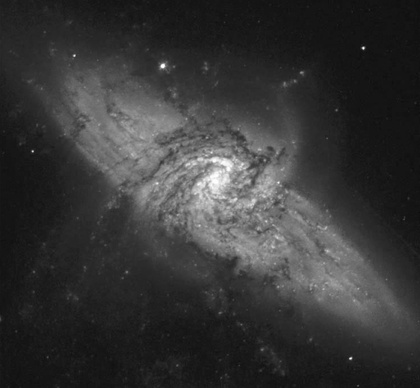
%> input picture Matlab/NoiseReductionAveraging/a.jpg, 420 x 388 px, shrunk from 741 x 685 before the run
$ octave --eval "image_noise_averaging;"   (GNU Octave 9; MATLAB toolbox functions it lacks are replaced by stand-ins)
%> lines starting %> are read from the running program, lines starting %| are printed output that depends on the picture
function image_noise_averaging
    close all
    clear all
    clc;

    %% Inputs
    inputImage = imread('a.jpg');
%> inputImage is the input picture: size 388x420 uint8; min 12, max 255, mean 54.3
    [rows, cols] = size(inputImage);
%> rows = 388; cols = 420

    prompt = {'Enter Noise Mean:', 'Enter Noise Variance:', 'Enter Number Of Averaging:'};
    dlg_title = 'Enter Parameters';
    num_lines = 1;
    def = {'0', '0.01', '50'};
    answer = inputdlg(prompt, dlg_title, num_lines, def);
%> the answer given: 0, 0.01, 50
    noiseMean = str2double(answer{1});
    noiseVariance = str2double(answer{2});
    numOfAveraging = str2double(answer{3});

    %% Adding Gaussian Noise and Averaging
    noisyImages = addGaussianNoise(inputImage, noiseMean, noiseVariance, numOfAveraging, rows, cols);
    averagedImage = averageImages(noisyImages, numOfAveraging, rows, cols);

    %% Plotting
    plotResults(inputImage, noisyImages, averagedImage, noiseMean, noiseVariance, numOfAveraging);
end

function noisyImages = addGaussianNoise(inputImage, noiseMean, noiseVariance, numOfAveraging, rows, cols)
%> called with noiseMean = 0, noiseVariance = 0.01, numOfAveraging = 50, rows = 388, cols = 420
    noisyImages = zeros(rows, cols, numOfAveraging);
    for i = 1:numOfAveraging
        noisyImages(:, :, i) = imnoise(inputImage, 'gaussian', noiseMean, noiseVariance);
    end
end

function averagedImage = averageImages(noisyImages, numOfAveraging, rows, cols)
%> called with numOfAveraging = 50, rows = 388, cols = 420
    summedImage = zeros(rows, cols);
    for i = 1:numOfAveraging
        summedImage = summedImage + noisyImages(:, :, i);
    end
%> this loop made 50 passes
%> pass 1, in averageImages, `summedImage = summedImage + noisyImages(:, :, i);`:
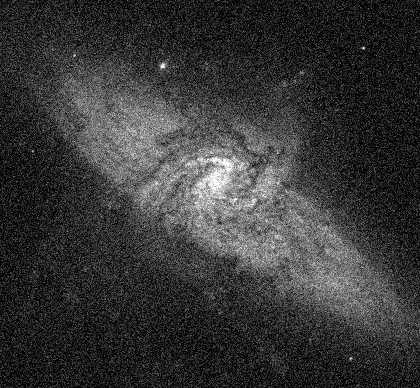
%> summedImage: size 388x420 double; min 0, max 255, mean 55.4
%> pass 2, in averageImages, `summedImage = summedImage + noisyImages(:, :, i);`:
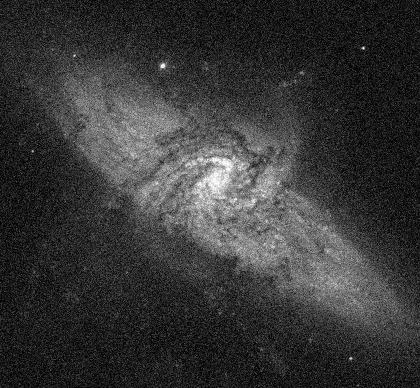
%> summedImage: size 388x420 double; min 0, max 510, mean 110.8; drawn with min black and max white
    averagedImage = summedImage / numOfAveraging;
end

function plotResults(inputImage, noisyImages, averagedImage, noiseMean, noiseVariance, numOfAveraging)
%> called with noiseMean = 0, noiseVariance = 0.01, numOfAveraging = 50
    figure;
    subplot(1, 3, 1), imshow(inputImage); title('Main Image');
    subplot(1, 3, 2), imshow(uint8(noisyImages(:, :, 1))); title(['Image Corrupted By Gaussian Noise (Mean = ', num2str(noiseMean), ', Variance = ', num2str(noiseVariance), ')']);
    subplot(1, 3, 3), imshow(uint8(averagedImage)); title(['Image Averaging Output (Noise Added ', num2str(numOfAveraging), ' Times)']);
end
